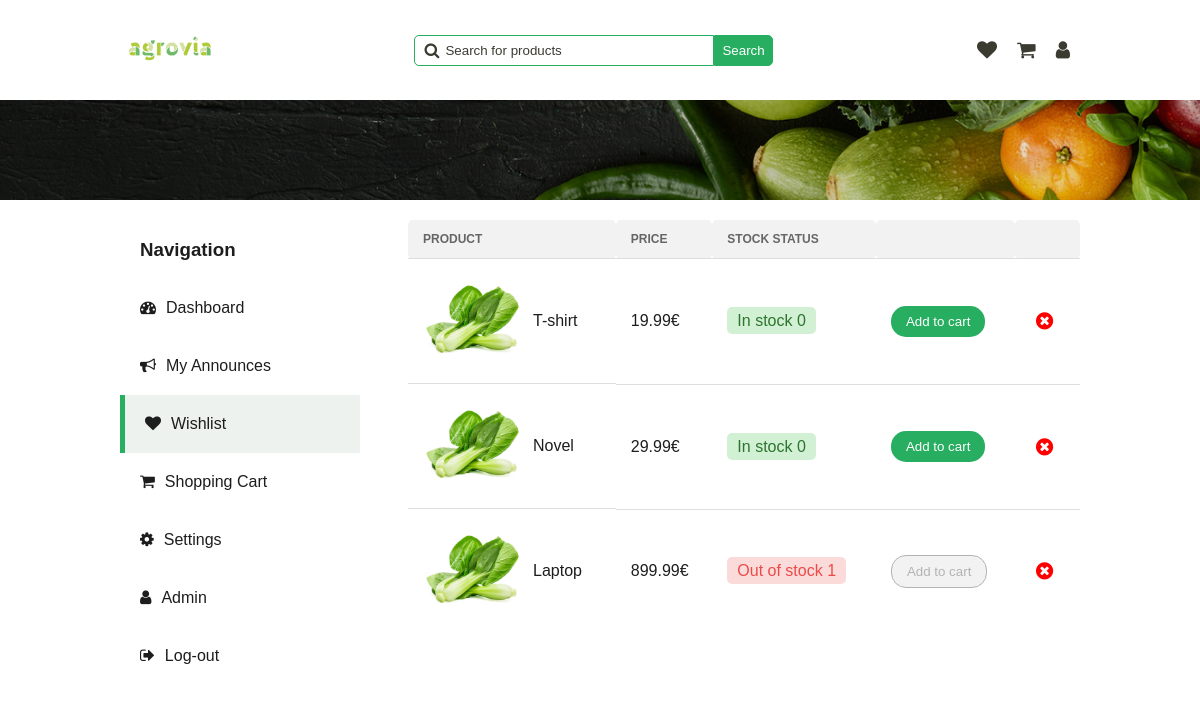
Before: /pages/wishlist.php (signed in) with the older database file.
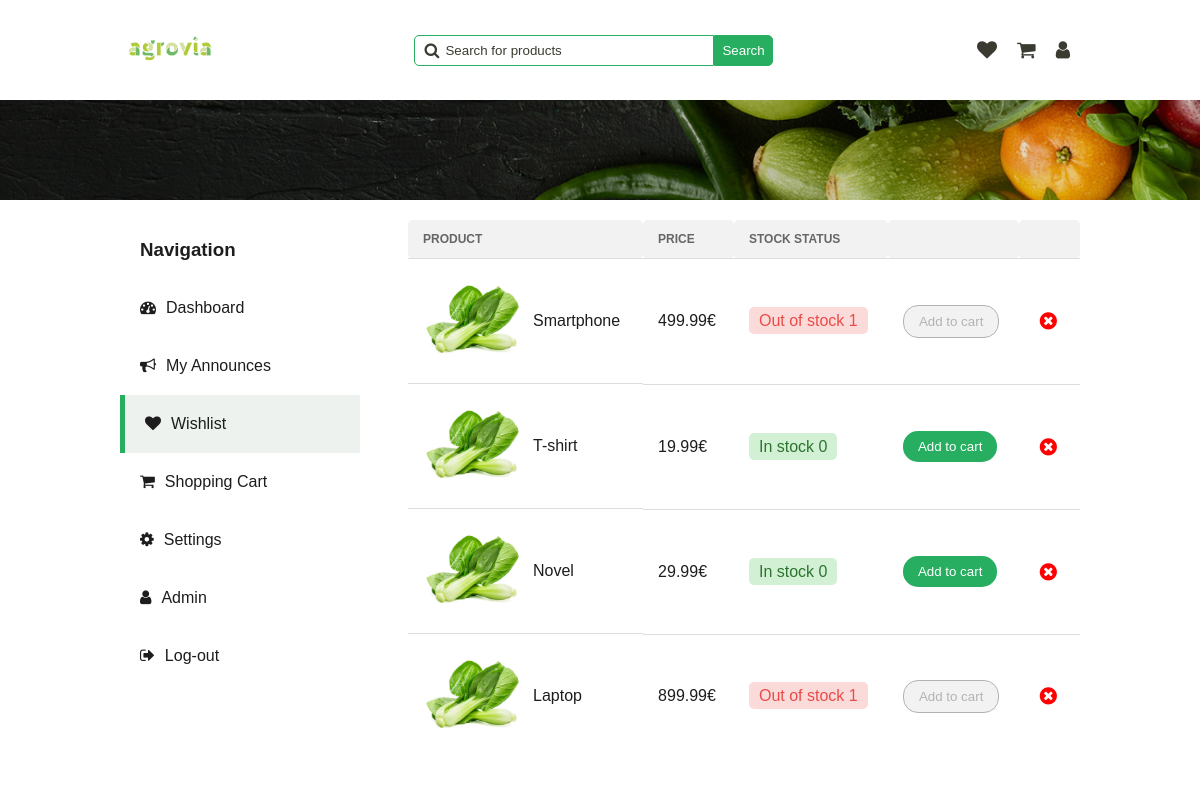
After: the same page with the newer database file.
### tables this page shows
CREATE TABLE Announce (
  id INTEGER PRIMARY KEY,
  id_category INTEGER,
  image TEXT,
  title TEXT,
  description TEXT,
  price FLOAT,
  quantity INTEGER,
  rating INTEGER,
  out_of_stock BOOLEAN,
  FOREIGN KEY (id_category) REFERENCES Category(id)
);

### php/announce.php (called while the page is built, shortened)
<?php
require '../php/pdo.php';
function get_wishlist_by_user_id($user_id)
{
    global $pdo;
    $query = "SELECT Announce.*
              FROM Announce
              WHERE Announce.id IN (
                  SELECT announce_id FROM UserSaved
                  WHERE user_id = :user_id
                  AND is_in_favourite = 1
              )";
    $stmt = $pdo->prepare($query);
    $stmt->bindParam(':user_id', $user_id);
    $stmt->execute();
    $wishlist = $stmt->fetchAll(PDO::FETCH_ASSOC);
    return $wishlist;
}
?>

### pages/wishlist.php (the view, shortened to what the changed rows need)
<!DOCTYPE html>
<html lang="en">
<head>
    <link rel="stylesheet" href="../styles/alert.css">
    <link rel="stylesheet" href="../../styles/dashboard.css" onload="load_theme()">
    <link rel="stylesheet" href="../../styles/main-header.css">
    <link rel="stylesheet" href="../../styles/wishlist.css">
    <link rel="stylesheet" href="https://cdnjs.cloudflare.com/ajax/libs/font-awesome/4.7.0/css/font-awesome.min.css">
</head>
<body>
    <?php
    require "../php/user.php";
    require "../php/announce.php";
    $wishlist_announce = get_wishlist_by_user_id($_SESSION['user_id']);
    ?>
    <div class="main-container">
        <section class="tab-content wishlist-section">
            <table>
                <tr>
                    <th>Product</th>
                    <th>Price</th>
                    <th>Stock Status</th>
                    <th></th>
                    <th></th>
                </tr>
                <?php foreach ($wishlist_announce as $item): ?>
                    <tr id="wishlist-item-<?php echo $item['id']; ?>">
                        <td class="product">
                            <img src="<?php echo $item['image']; ?>" alt="product">
                            <span><?php echo $item['title']; ?></span>
                        </td>
                        <td><?php echo $item['price']; ?>€</td>
                        <td class="stock-status">
                            <span
                                class="stock-status <?php echo $item['out_of_stock'] == 0 ? 'in-stock' : 'out-of-stock'; ?>">
                                <?php
                                if ($item['out_of_stock'] == 0) {
                                    echo 'In stock';
                                } else {
                                    echo 'Out of stock';
                                }
                                ?>
                                <?php echo $item['out_of_stock'] ?>
                            </span>
                        </td>
                        <td>
                            <button class="cart-btn <?php echo $item['out_of_stock'] == 1 ? 'out-of-stock' : ''; ?>"
                                onclick="move_announce_to_cart(<?php echo $item['id']; ?>)">
                                Add to cart
                            </button>
                        </td>
                        <td>
                            <button class="delete-btn" onclick="delete_wishlist_item(<?php echo $item['id']; ?>)">
                                <i class="fa fa-times-circle" aria-hidden="true"></i>
                            </button>
                        </td>
                    </tr>
                <?php endforeach; ?>
            </table>
        </section>
    </div>
</body>
</html>

Changed rows visible on the page:
now on this page (row edited): announce: image (picture), title "Smartphone", price "499.99", shows "Out of stock", out_of_stock "1"
